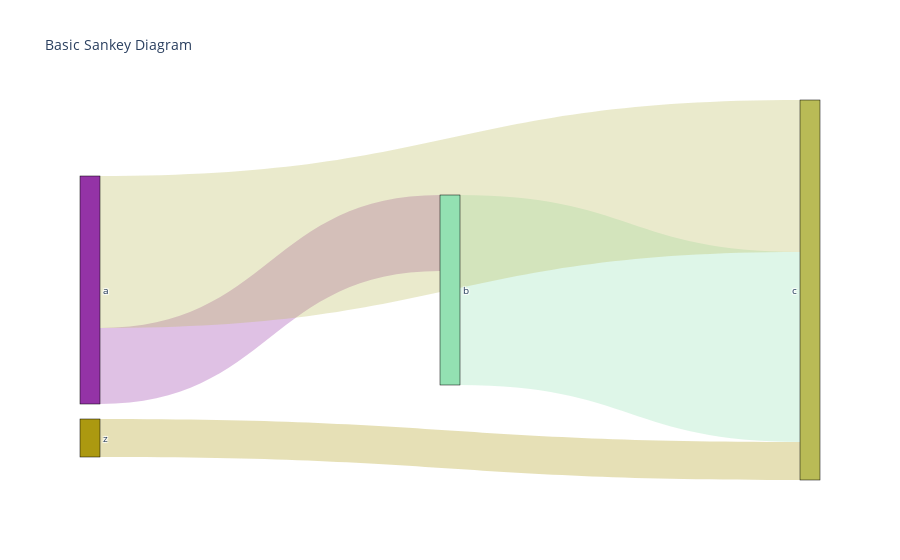

Source (notebook cell):
### Markdown cell above
## Make a Sankey Diagram with Plotly

First, let's start with the example provided in
[Plotly: Sankey Diagram](https://plotly.com/python/sankey-diagram/).

Then, the goal is to adapt the in-memory representation of the problem's data into something that Plotly can understand and plot.

First, a builder can be made for those Plotly diagrams, then, an object converter to convert the in-memory representation of the problem's data into this intermediate data structure.

One challenge will be to flatten the tree structure to a list of weighted edges (flat graph representation).

The `source, target, value` expected by plotly indicates the need to flatten any tree structure.

In the following, the word "link" means a graph's directional edge/vertex

### Code cell
valued_links = [
    ValuedLink("a", "b", 2),
    ValuedLink("b", "c", 5),
    ValuedLink("a", "c", 4),
    ValuedLink("z", "c", 1),
]

sankey_input = to_plotly_sankey_input(valued_links)
display(sankey_input)
build_sankey_figure(sankey_input)

### Figure 1 — Plotly figure (JSON) as saved in the notebook; plotly's stock layout.template omitted (floating-point values rounded to 4 significant figures)
{"data": [{"link": {"color": ["rgba(148, 51, 166, 0.3)", "rgba(147, 225, 178, 0.3)", "rgba(185, 187, 86, 0.3)", "rgba(172, 153, 16, 0.3)"], "source": [0, 1, 0, 3], "target": [1, 2, 2, 2], "value": [2, 5, 4, 1]}, "node": {"color": ["rgb(148, 51, 166)", "rgb(147, 225, 178)", "rgb(185, 187, 86)", "rgb(172, 153, 16)"], "label": ["a", "b", "c", "z"], "line": {"color": "black", "width": 0.5}, "pad": 15, "thickness": 20}, "type": "sankey"}], "layout": {"font": {"size": 10}, "title": {"text": "Basic Sankey Diagram"}}}
